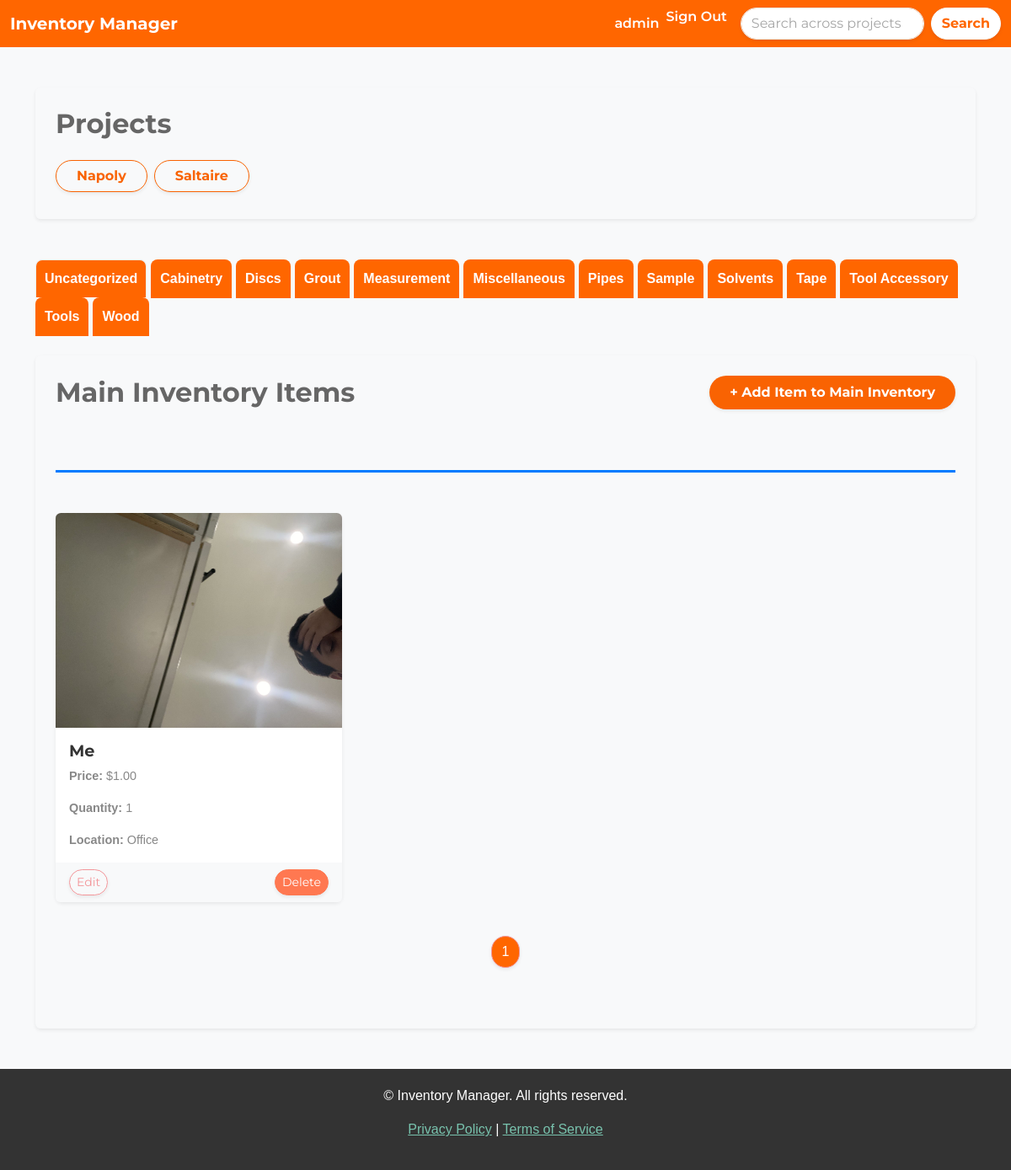
The page /dashboard/ (signed in) on the database its author committed.
### inventory/models.py (models this page shows, shortened)
class Project(models.Model):
	name = models.CharField(max_length=200)
	description = models.TextField(blank=True, null=True)
	user = models.ForeignKey(User, on_delete=models.CASCADE)
	date_created = models.DateTimeField(auto_now_add=True)

class Category(models.Model):
    name = models.CharField(max_length=200)
    class Meta:
        verbose_name_plural = 'categories'
        ordering = ['name']  # Ensure categories are listed in alphabetical order

class InventoryItem(models.Model):
    name = models.CharField(max_length=200)
    quantity = models.IntegerField()
    category = models.ForeignKey('Category', on_delete=models.SET_NULL, blank=True, null=True)
    price = models.DecimalField(max_digits=10, decimal_places=2, blank=True, null=True)
    date_created = models.DateTimeField(auto_now_add=True)
    user = models.ForeignKey(User, on_delete=models.CASCADE)
    project = models.ForeignKey(Project, on_delete=models.CASCADE, related_name="inventory_items", blank=False, null=False)
    image = models.ImageField(upload_to='inventory_images/', null=True, blank=True)
    location = models.ForeignKey('Location', on_delete=models.SET_NULL, blank=True, null=True)

class Location(models.Model):
    name = models.CharField(max_length=100)

### inventory/views.py (the view)
# urls.py: path('dashboard/', Dashboard.as_view(), name='dashboard'),
class Dashboard(LoginRequiredMixin, View):
    def get(self, request):
        main_project = Project.objects.filter(name="Main Project").first()
        projects = Project.objects.exclude(id=main_project.id).order_by('name') if main_project else Project.objects.all().order_by('name')
        search_query = request.GET.get('search', '')
        items = InventoryItem.objects.filter(project=main_project)
        if search_query:
            items = items.filter(name__icontains=search_query)
        items = items.order_by('category__name', 'name')
        grouped_inventory = {}
        items_per_page = 9
        for item in items:
            category = item.category.name if item.category else 'Uncategorized'  # Handle missing categories
            if category not in grouped_inventory:
                grouped_inventory[category] = []
            grouped_inventory[category].append(item)
        category_pages = {}
        active_category = request.GET.get('active_category', list(grouped_inventory.keys())[0])  # Default to first category
        for category, item_list in grouped_inventory.items():
            paginator = Paginator(item_list, items_per_page)
            page_number = request.GET.get(f'page_{category}', 1)
            category_pages[category] = paginator.get_page(page_number)
        return render(request, 'inventory/dashboard.html', {
            'main_project': main_project,
            'projects': projects,
            'grouped_inventory': category_pages,
            'active_category': active_category,
        })

### inventory/templates/inventory/dashboard.html (shortened to what this page needs)
{% extends 'inventory/base.html' %}
{% load crispy_forms_tags %}
{% block content %}
    <div class="container mt-5">
        <div class="card shadow-sm p-4 mb-5 rounded" style="border: none; background-color: var(--light-grey);">
            <h2 class="mb-4" style="color: var(--dark-grey); font-weight: bold;">Projects</h2>
            {% if projects %}
                <div class="d-flex flex-wrap gap-2">
                    {% for project in projects %}
                        <a href="{% url 'project_inventory' project.id %}" class="btn btn-outline-primary mb-2 rounded-pill shadow-sm px-4" style="font-weight: bold; color: var(--primary-color);">
                            {{ project.name }}
                        </a>
                    {% endfor %}
                </div>
            {% else %}
                <p style="color: var(--dark-grey);">No projects available.</p>
            {% endif %}
        </div>
        <div class="category-tabs mb-4">
            <ul class="nav nav-tabs border-0" style="font-weight: bold;">
                {% for category, items in grouped_inventory.items %}
                    <li class="nav-item">
                        <a class="nav-link {% if category == active_category %}active{% endif %}"
                           data-bs-toggle="tab" href="#category_{{ forloop.counter }}"
                           onclick="setActiveCategory('{{ category }}')"
                           style="color: #FFFFFF; background-color: #FF6600; border-radius: 8px 8px 0 0; padding: 10px; margin-right: 5px; text-align: center;">
                            {{ category }}
                        </a>
                    </li>
                {% endfor %}
            </ul>
        </div>
        <div class="card shadow-sm p-4 mb-5 rounded" style="border: none; background-color: var(--light-grey);">
            <div class="d-flex justify-content-between align-items-center mb-4">
                <h2 class="mb-0" style="color: var(--dark-grey); font-weight: bold;">Main Inventory Items</h2>
                <a href="{% url 'add-item' %}" class="btn btn-primary rounded-pill px-4 py-2 shadow-sm">+ Add Item to Main Inventory</a>
            </div>
            <div class="tab-content">
                {% for category, items in grouped_inventory.items %}
                    <div class="tab-pane fade {% if category == active_category %}show active{% endif %}" id="category_{{ forloop.counter }}">
                        <div class="category-section my-5">
                            <div class="row mt-4">
                                {% for item in items %}
                                    <div class="col-md-4 col-sm-6 mb-4">
                                        <div class="card h-100 shadow-sm" style="border-radius: 8px;">
                                            {% if item.image %}
                                                <img src="{{ item.image.url }}" class="card-img-top rounded-top" alt="{{ item.name }}">
                                            {% else %}
                                                <img src="https://via.placeholder.com/150" class="card-img-top rounded-top" alt="Placeholder Image">
                                            {% endif %}
                                            <div class="card-body">
                                                <h5 class="card-title" style="color: var(--secondary-color); font-weight: bold;">{{ item.name }}</h5>
                                                <p class="card-text"><strong>Price:</strong> ${{ item.price }}</p>
                                                <p class="card-text"><strong>Quantity:</strong> {{ item.quantity }}</p>
                                                {% if item.location %}
                                                    <p class="card-text"><strong>Location:</strong> {{ item.location.name }}</p>
                                                {% else %}
                                                    <p class="card-text"><strong>Location:</strong> Not specified</p>
                                                {% endif %}
                                            </div>
                                            <div class="card-footer d-flex justify-content-between" style="background-color: var(--light-grey); border-top: none;">
                                                {% if user.is_staff %}
                                                    <a href="{% url 'edit-item' item.id %}" class="btn btn-outline-secondary btn-sm rounded-pill shadow-sm">Edit</a>
                                                    <a href="{% url 'delete-item' item.id %}" class="btn btn-danger btn-sm rounded-pill shadow-sm">Delete</a>
                                                {% endif %}
                                            </div>
                                        </div>
                                    </div>
                                {% endfor %}
                            </div>
                            <div class="pagination-controls mt-3">
                                <nav aria-label="Page navigation">
                                    <ul class="pagination justify-content-center">
                                        {% for num in items.paginator.page_range %}
                                            <li class="page-item {% if items.number == num %}active{% endif %}">
                                                <a class="page-link rounded-pill shadow-sm {% if items.number == num %}text-white{% else %}text-dark{% endif %}"
                                                   href="?page_{{ category }}={{ num }}&active_category={{ category }}"
                                                   style="{% if items.number == num %}background-color: #ff6600; color: white;{% else %}background-color: #f5f5f5; color: #444444; border: 1px solid #e0e0e0;{% endif %}">
                                                    {{ num }}
                                                </a>
                                            </li>
                                        {% endfor %}
                                    </ul>
                                </nav>
                            </div>
                        </div>
                    </div>
                {% endfor %}
            </div>
        </div>
    </div>
{% endblock %}

### inventory/templates/inventory/navigation.html (shortened to what this page needs)
<nav class="navbar navbar-expand-lg" style="background-color: #FF6600;">
    <div class="container-fluid">
        <a class="navbar-brand text-white fw-bold" href="{% url 'dashboard' %}">Inventory Manager</a>
        <div class="collapse navbar-collapse justify-content-end" id="navbarNav">
            <ul class="navbar-nav">
                {% if user.is_authenticated %}
                    <li class="nav-item">
                        <a class="nav-link text-white fw-semibold" href="#">{{ user.username }}</a>
                    </li>
                    <li class="nav-item">
                        <form method="POST" action="{% url 'logout' %}" style="display:inline;">
                            <button type="submit" class="nav-link text-white fw-semibold" style="background:none; border:none; padding:0; color:inherit; cursor:pointer;">
                                Sign Out
                            </button>
                        </form>
                    </li>
                {% endif %}
            </ul>
            <form method="GET" action="{% url 'search_results' %}" class="d-flex ms-3">
                <input class="form-control me-2 rounded-pill shadow-sm" type="search" name="search" placeholder="Search across projects..." aria-label="Search" value="{{ request.GET.search }}">
                <button class="btn btn-light rounded-pill shadow-sm fw-bold" type="submit" style="background-color: #FFFFFF; color: #FF6600;">Search</button>
            </form>
        </div>
    </div>
</nav>

### inventory/static/css/style.css (style rules this page uses)
.category-section { border-top: 3px solid #007bff; padding-top: 1.5rem; margin-top: 2rem; }
:root { --primary-color: #f96302; --secondary-color: #333333; --light-grey: #f8f9fa; --dark-grey: #666666; --accent-color: #ffb732; }
body { font-family: Arial, sans-serif; color: var(--secondary-color); background-color: var(--light-grey); }
.navbar { background-color: var(--primary-color); color: white; }
.nav-link, .navbar-brand { color: white !important; font-weight: bold; }
h1, h2, h3, h4, h5, h6 { color: var(--dark-grey); font-weight: bold; }
.card { border: none; box-shadow: 0px 4px 8px rgba(0, 0, 0, 0.1); border-radius: 8px; }
.card-title { font-size: 1.2rem; color: var(--secondary-color); }
.card-body p { font-size: 0.9rem; }
.btn-primary { background-color: var(--primary-color); border: none; color: white; font-weight: bold; }
.btn-outline-primary { color: var(--primary-color); border: 1px solid var(--primary-color); }
.form-control { border-radius: 20px; }

### rows shown on the page
Project: name "Napoly"
Project: name "Saltaire"
Category: grouped_inventory "Cabinetry"
Category: grouped_inventory "Discs"
Category: grouped_inventory "Grout"
Category: grouped_inventory "Measurement"
Category: grouped_inventory "Miscellaneous"
Category: grouped_inventory "Pipes"
Category: grouped_inventory "Sample"
Category: grouped_inventory "Solvents"
Category: grouped_inventory "Tape"
Category: grouped_inventory "Tool Accessory"
Category: grouped_inventory "Tools"
Category: grouped_inventory "Wood"
InventoryItem: image (picture), name "Me", price "1.00", quantity "1", location.name "Office"

### other values the page prints
{{ user.username }} "admin"
{{ category }} "Uncategorized"
{{ num }} "1"
